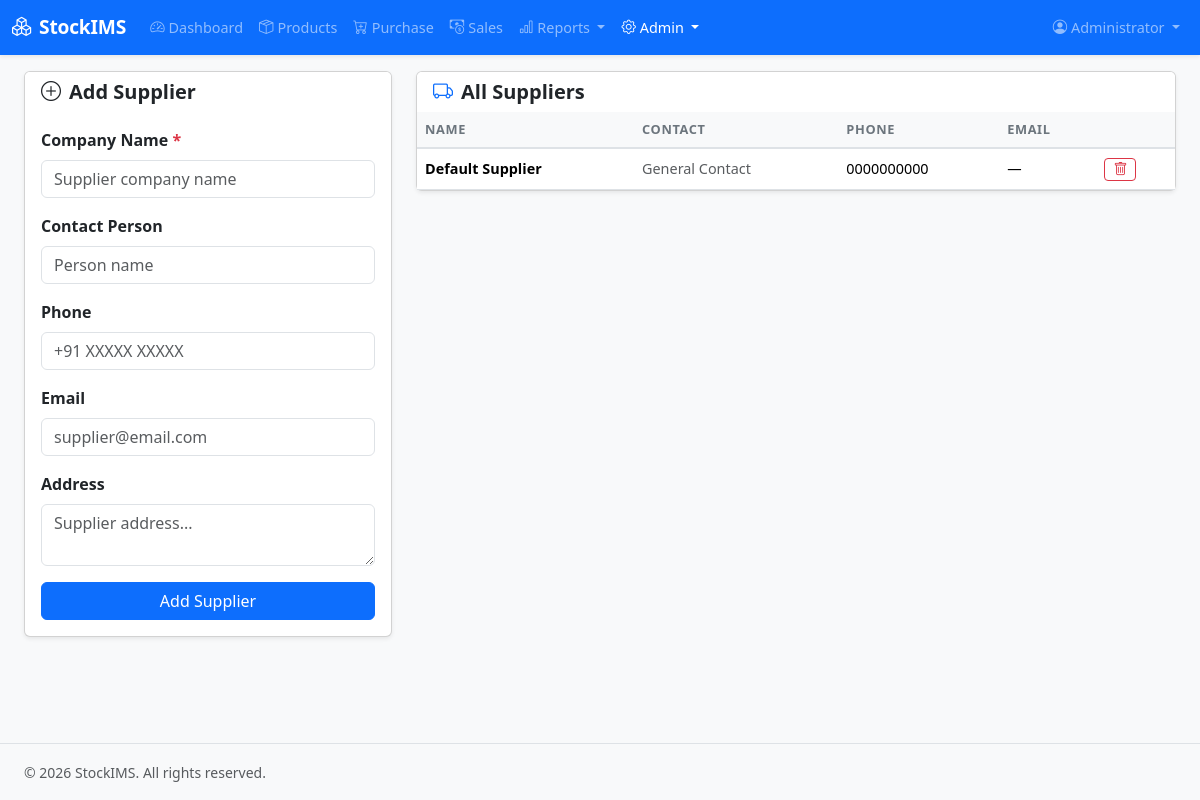
/pages/suppliers.php (signed in), run on the app's committed database.
### tables this page shows
CREATE TABLE IF NOT EXISTS `suppliers` (
  `id`          INT UNSIGNED    NOT NULL AUTO_INCREMENT,
  `name`        VARCHAR(150)    NOT NULL,
  `contact`     VARCHAR(100)    DEFAULT NULL,
  `phone`       VARCHAR(30)     DEFAULT NULL,
  `email`       VARCHAR(150)    DEFAULT NULL,
  `address`     TEXT            DEFAULT NULL,
  `created_at`  TIMESTAMP       NOT NULL DEFAULT CURRENT_TIMESTAMP,
  `deleted_at`  TIMESTAMP       DEFAULT NULL,
  PRIMARY KEY (`id`)
);

### includes/db.php (called while the page is built, shortened)
<?php
function get_db(): mysqli {
    static $conn = null;
    if ($conn !== null) return $conn;
    $conn = new mysqli(DB_HOST, DB_USER, DB_PASS, DB_NAME, (int)DB_PORT);
    $conn->set_charset('utf8mb4');
    return $conn;
}
function db_query(string $sql, string $types = '', array $params = []): mysqli_result|bool {
    $conn = get_db();
    if (empty($params)) {
        return $conn->query($sql);
    }
    $stmt = $conn->prepare($sql);
    $stmt->bind_param($types, ...$params);
    $stmt->execute();
    $result = $stmt->get_result();
    return $result ?: true;
}
function db_fetch_all(string $sql, string $types = '', array $params = []): array {
    $result = db_query($sql, $types, $params);
    $rows = [];
    while ($row = $result->fetch_assoc()) {
        $rows[] = $row;
    }
    return $rows;
}

### pages/suppliers.php (the view, shortened to what this page needs)
<?php
require_once __DIR__ . '/../includes/db.php';
$suppliers = db_fetch_all("SELECT * FROM suppliers WHERE deleted_at IS NULL ORDER BY name");
require_once __DIR__ . '/../includes/header.php';
?>
<div class="row g-4">
  <div class="col-lg-4">
    <div class="card shadow-sm">
      <div class="card-header bg-white border-0"><h5 class="fw-bold mb-0"><i class="bi bi-plus-circle me-2"></i>Add Supplier</h5></div>
      <div class="card-body">
        <form method="post">
          <div class="mb-3">
            <label class="form-label fw-semibold">Company Name <span class="text-danger">*</span></label>
            <input type="text" name="name" class="form-control" required placeholder="Supplier company name">
          </div>
          <div class="mb-3">
            <label class="form-label fw-semibold">Contact Person</label>
            <input type="text" name="contact" class="form-control" placeholder="Person name">
          </div>
          <div class="mb-3">
            <label class="form-label fw-semibold">Phone</label>
            <input type="text" name="phone" class="form-control" placeholder="+91 XXXXX XXXXX">
          </div>
          <div class="mb-3">
            <label class="form-label fw-semibold">Email</label>
            <input type="email" name="email" class="form-control" placeholder="supplier@email.com">
          </div>
          <div class="mb-3">
            <label class="form-label fw-semibold">Address</label>
            <textarea name="address" class="form-control" rows="2" placeholder="Supplier address..."></textarea>
          </div>
          <button type="submit" class="btn btn-primary w-100">Add Supplier</button>
        </form>
      </div>
    </div>
  </div>
  <div class="col-lg-8">
    <div class="card shadow-sm">
      <div class="card-header bg-white border-0"><h5 class="fw-bold mb-0"><i class="bi bi-truck me-2 text-primary"></i>All Suppliers</h5></div>
      <div class="card-body p-0">
        <table class="table table-hover mb-0">
          <thead class="table-light">
            <tr><th>Name</th><th>Contact</th><th>Phone</th><th>Email</th><th></th></tr>
          </thead>
          <tbody>
            <?php if (empty($suppliers)): ?>
            <tr><td colspan="5" class="text-center text-muted py-4">No suppliers added.</td></tr>
            <?php else: foreach ($suppliers as $s): ?>
            <tr>
              <td class="fw-semibold small"><?= htmlspecialchars($s['name']) ?></td>
              <td class="small text-muted"><?= htmlspecialchars($s['contact'] ?? '—') ?></td>
              <td class="small"><?= htmlspecialchars($s['phone'] ?? '—') ?></td>
              <td class="small"><?= htmlspecialchars($s['email'] ?? '—') ?></td>
              <td>
                <form method="post" class="d-inline">
                  <button type="submit" class="btn btn-sm btn-outline-danger py-0 px-2"
                    data-confirm="Remove supplier '<?= htmlspecialchars($s['name'], ENT_QUOTES) ?>'?">
                    <i class="bi bi-trash"></i>
                  </button>
                </form>
              </td>
            </tr>
            <?php endforeach; endif; ?>
          </tbody>
        </table>
      </div>
    </div>
  </div>
</div>
<?php require_once __DIR__ . '/../includes/footer.php'; ?>

### assets/css/app.css (style rules this page uses)
body { min-height: 100vh; display: flex; flex-direction: column; background-color: #f8f9fa; font-family: 'Segoe UI', system-ui, -apple-system, sans-serif; }
.table th { font-weight: 600; font-size: 0.8rem; text-transform: uppercase; letter-spacing: 0.05em; color: #6c757d; border-bottom: 2px solid #dee2e6; white-space: nowrap; }
.table td { vertical-align: middle; font-size: 0.9rem; }

### data on the page
suppliers: name "Default Supplier", contact "General Contact", phone "0000000000", email "—"

### other printed values
APP_NAME "StockIMS"
$user['name'] "Administrator"
